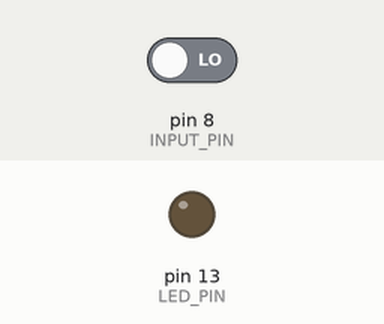
A sketch run on a simulated Arduino Uno, built with avr-gcc and run on an emulated ATmega328P. Parts: output pins drawn as LEDs (lit = HIGH). The test bench sets the inputs (shaded band); at power-on: pin 8 (INPUT_PIN) LOW.

Above: at 1.2 s.
1.3 s: pin 8 (INPUT_PIN) driven HIGH
At 2.1 s:
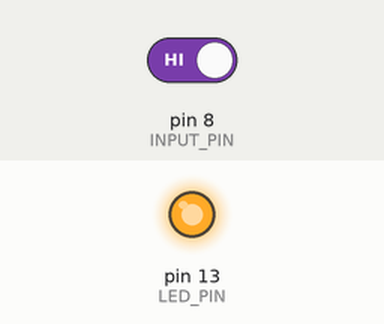
Timing chart, 0 to 4.3 s (numbered marks = the images above; inputs shaded):
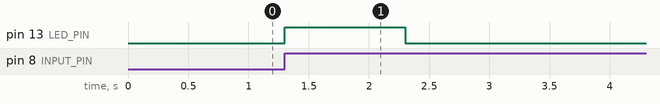

The sketch:

pulse_from_pin.ino
```cpp
// Pin 13 has an LED connected on most Arduino boards.
#define LED_PIN 13

#define INPUT_PIN 8

// 0:
// 1: ready for next trigger
int reset;

int duration = 1000; // ms

  // put your setup code here, to run once:
void setup() {

  pinMode(LED_PIN, OUTPUT);  // Set pin as an output
  pinMode(INPUT_PIN, INPUT);    // Set input from switch

}


  // put your main code here, to run over and over again forever:
void loop() {

  // turn the LED off
  digitalWrite(LED_PIN, LOW);

  // if we have input and RESET is done
  if ((digitalRead(INPUT_PIN)==HIGH) && (reset == 1)) {
    // create the pulse on output pin
    digitalWrite(LED_PIN, HIGH);
    delay(duration);                   // Delay
    reset = 0;
  }

  // if input is absent
  if (digitalRead(INPUT_PIN)!=HIGH) {
    reset = 1;
  }
}

// input: 0 ------- reset: 0 ------->-------- LED OFF ------ reset: 1
// input: 0 ------- reset: 1 ------->-------- LED OFF ------ reset: 1
// ...
// input: 0 ------- reset: 1 ------->-------- LED OFF ------ reset: 1
// input: 1 ------- reset: 1 ------->-------- LED ON  ------ reset: 0
// input: 1 ------- reset: 0 ------->-------- LED OFF ------ reset: 0
// ...
// input: 1 ------- reset: 0 ------->-------- LED OFF ------ reset: 0
// input: 0 ------- reset: 0 ------->-------- LED OFF ------ reset: 1
```

Measured:
- after the input at 1.3 s, pin 13 (LED_PIN): LOW → HIGH at once, → LOW 1.0 s later
